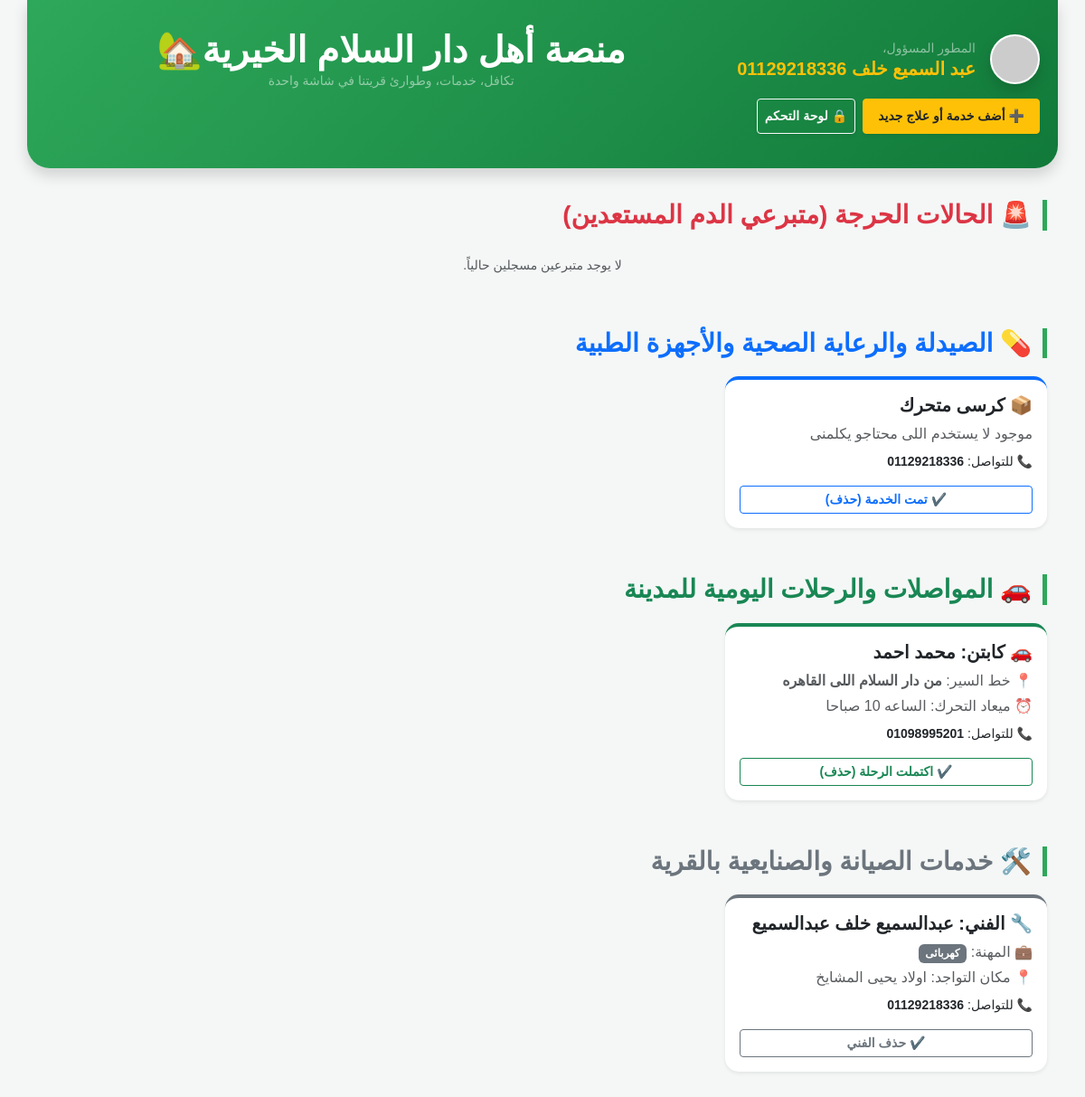
The page / on the database its author committed.
### village/models.py (models this page shows, shortened)
class MedicalService(models.Model):
    title = models.CharField(max_length=200)
    description = models.TextField()
    phone = models.CharField(max_length=15)

class TransportTrip(models.Model):
    driver_name = models.CharField(max_length=100)
    destination = models.CharField(max_length=150)
    time = models.CharField(max_length=50)
    phone = models.CharField(max_length=15)

class CraftService(models.Model):
    worker_name = models.CharField(max_length=100)
    craft_type = models.CharField(max_length=100)
    phone = models.CharField(max_length=15)
    area = models.CharField(max_length=100)

### village/views.py (the view)
# urls.py: path('', views.index, name='index'),
def index(request):
    donors = BloodDonor.objects.all()
    medical_services = MedicalService.objects.all()
    trips = TransportTrip.objects.all()
    crafts = CraftService.objects.all()
    context = {
        'donors': donors,
        'medical_services': medical_services,
        'trips': trips,
        'crafts': crafts,
    }
    return render(request, 'index.html', context)

### templates/index.html (shortened to what this page needs)
<!DOCTYPE html>
<html lang="ar" dir="rtl">
<head>
    <link rel="stylesheet" href="https://cdn.jsdelivr.net/npm/bootstrap@5.3.0/dist/css/bootstrap.rtl.min.css">
</head>
<body>
    <div class="container hero-section shadow mb-4">
        <div class="d-flex justify-content-between align-items-center flex-wrap">
            <div class="d-flex align-items-center order-md-1 my-2">
                <img src="https://api.dicebear.com/7.x/bottts/svg?seed=Abdelsamee" alt="Profile" class="rounded-circle border border-2 border-white shadow bg-light me-3" width="55" height="55">
                <div class="text-start">
                    <small class="d-block text-white-50">المطور المسؤول،</small>
                    <h5 class="m-0 fw-bold text-warning">عبد السميع خلف 01129218336</h5>
                </div>
            </div>
            <div class="mx-auto text-center order-md-2 my-2 my-md-0">
                <h1 class="fw-bold m-0">منصة أهل دار السلام الخيرية🏡</h1>
                <p class="m-0 text-white-50 small">تكافل، خدمات، وطوارئ قريتنا في شاشة واحدة</p>
            </div>
            <div class="order-md-3 d-flex gap-2 my-2">
                <button class="btn btn-warning btn-sm fw-bold px-3 py-2 shadow-sm text-dark" data-bs-toggle="modal" data-bs-target="#chooseSectionModal">➕ أضف خدمة أو علاج جديد</button>
                <a href="/admin/" target="_blank" class="btn btn-outline-light btn-sm fw-bold px-2 py-2 shadow-sm">🔒 لوحة التحكم</a>
            </div>
        </div>
    </div>
    <div class="container pb-5">
        <h3 class="section-title text-danger">🚨 الحالات الحرجة (متبرعي الدم المستعدين)</h3>
        <div class="row">
            {% for donor in donors %}
            <div class="col-md-4 mb-3">
                <div class="card shadow-sm border-top border-danger border-4">
                    <div class="card-body">
                        <div class="d-flex justify-content-between align-items-center mb-2">
                            <h5 class="card-title fw-bold m-0 text-dark">{{ donor.name }}</h5>
                            <span class="badge bg-danger fs-6">فصيلة {{ donor.blood_group }}</span>
                        </div>
                        <p class="card-text text-muted mb-1">📞 التليفون: <strong>{{ donor.phone }}</strong></p>
                        <p class="card-text text-muted mb-3">📍 المنطقة: {{ donor.area }}</p>
                        <a href="{% url 'complete_blood' donor.pk %}" class="btn btn-sm btn-outline-danger w-100 fw-bold">✔️ تم التبرع (حذف)</a>
                    </div>
                </div>
            </div>
            {% empty %}
            <div class="col-12 text-center my-2"><p class="text-muted small">لا يوجد متبرعين مسجلين حالياً.</p></div>
            {% endfor %}
        </div>
        <h3 class="section-title text-primary">💊 الصيدلة والرعاية الصحية والأجهزة الطبية</h3>
        <div class="row">
            {% for med in medical_services %}
            <div class="col-md-4 mb-3">
                <div class="card shadow-sm border-top border-primary border-4">
                    <div class="card-body">
                        <h5 class="card-title fw-bold text-dark">📦 {{ med.title }}</h5>
                        <p class="card-text text-muted mb-2">{{ med.description }}</p>
                        <p class="card-text text-dark small mb-3">📞 للتواصل: <strong>{{ med.phone }}</strong></p>
                        <a href="{% url 'complete_medical' med.pk %}" class="btn btn-sm btn-outline-primary w-100 fw-bold">✔️ تمت الخدمة (حذف)</a>
                    </div>
                </div>
            </div>
            {% empty %}
            <div class="col-12 text-center my-2"><p class="text-muted small">لا توجد خدمات طبية أو أدوية معروضة حالياً.</p></div>
            {% endfor %}
        </div>
        <h3 class="section-title text-success">🚗 المواصلات والرحلات اليومية للمدينة</h3>
        <div class="row">
            {% for trip in trips %}
            <div class="col-md-4 mb-3">
                <div class="card shadow-sm border-top border-success border-4">
                    <div class="card-body">
                        <h5 class="card-title fw-bold text-dark">🚗 كابتن: {{ trip.driver_name }}</h5>
                        <p class="card-text text-muted mb-1">📍 خط السير: <strong>{{ trip.destination }}</strong></p>
                        <p class="card-text text-muted mb-2">⏰ ميعاد التحرك: {{ trip.time }}</p>
                        <p class="card-text text-dark small mb-3">📞 للتواصل: <strong>{{ trip.phone }}</strong></p>
                        <a href="{% url 'complete_transport' trip.pk %}" class="btn btn-sm btn-outline-success w-100 fw-bold">✔️ اكتملت الرحلة (حذف)</a>
                    </div>
                </div>
            </div>
            {% empty %}
            <div class="col-12 text-center my-2"><p class="text-muted small">لا توجد رحلات مسجلة اليوم.</p></div>
            {% endfor %}
        </div>
        <h3 class="section-title text-secondary">🛠️ خدمات الصيانة والصنايعية بالقرية</h3>
        <div class="row">
            {% for craft in crafts %}
            <div class="col-md-4 mb-3">
                <div class="card shadow-sm border-top border-secondary border-4">
                    <div class="card-body">
                        <h5 class="card-title fw-bold text-dark">🔧 الفني: {{ craft.worker_name }}</h5>
                        <p class="card-text text-muted mb-1">💼 المهنة: <span class="badge bg-secondary">{{ craft.craft_type }}</span></p>
                        <p class="card-text text-muted mb-2">📍 مكان التواجد: {{ craft.area }}</p>
                        <p class="card-text text-dark small mb-3">📞 للتواصل: <strong>{{ craft.phone }}</strong></p>
                        <a href="{% url 'complete_craft' craft.pk %}" class="btn btn-sm btn-outline-secondary w-100 fw-bold">✔️ حذف الفني</a>
                    </div>
                </div>
            </div>
            {% empty %}
            <div class="col-12 text-center my-2"><p class="text-muted small">لا توجد خدمات صيانة معروضة حالياً.</p></div>
            {% endfor %}
        </div>
    </div>
</body>
</html>

### templates/index.html (style rules this page uses)
body { background-color: #f4f7f6; font-family: sans-serif; }
.hero-section { background: linear-gradient(135deg, #2ea85a, #117a3a); color: white; padding: 30px 20px; border-radius: 0 0 25px 25px; }
.section-title { border-right: 5px solid #2ea85a; padding-right: 12px; margin-top: 35px; margin-bottom: 20px; font-weight: bold; }
.card { border: none; border-radius: 15px; transition: transform 0.2s; }

### rows shown on the page
MedicalService: title "كرسى متحرك", description "موجود لا يستخدم اللى محتاجو يكلمنى", phone "01129218336"
TransportTrip: driver_name "محمد احمد", destination "من دار السلام اللى القاهره", time "الساعه 10 صباحا", phone "01098995201"
CraftService: worker_name "عبدالسميع خلف عبدالسميع", craft_type "كهربائى", area "اولاد يحيى المشايخ", phone "01129218336"
